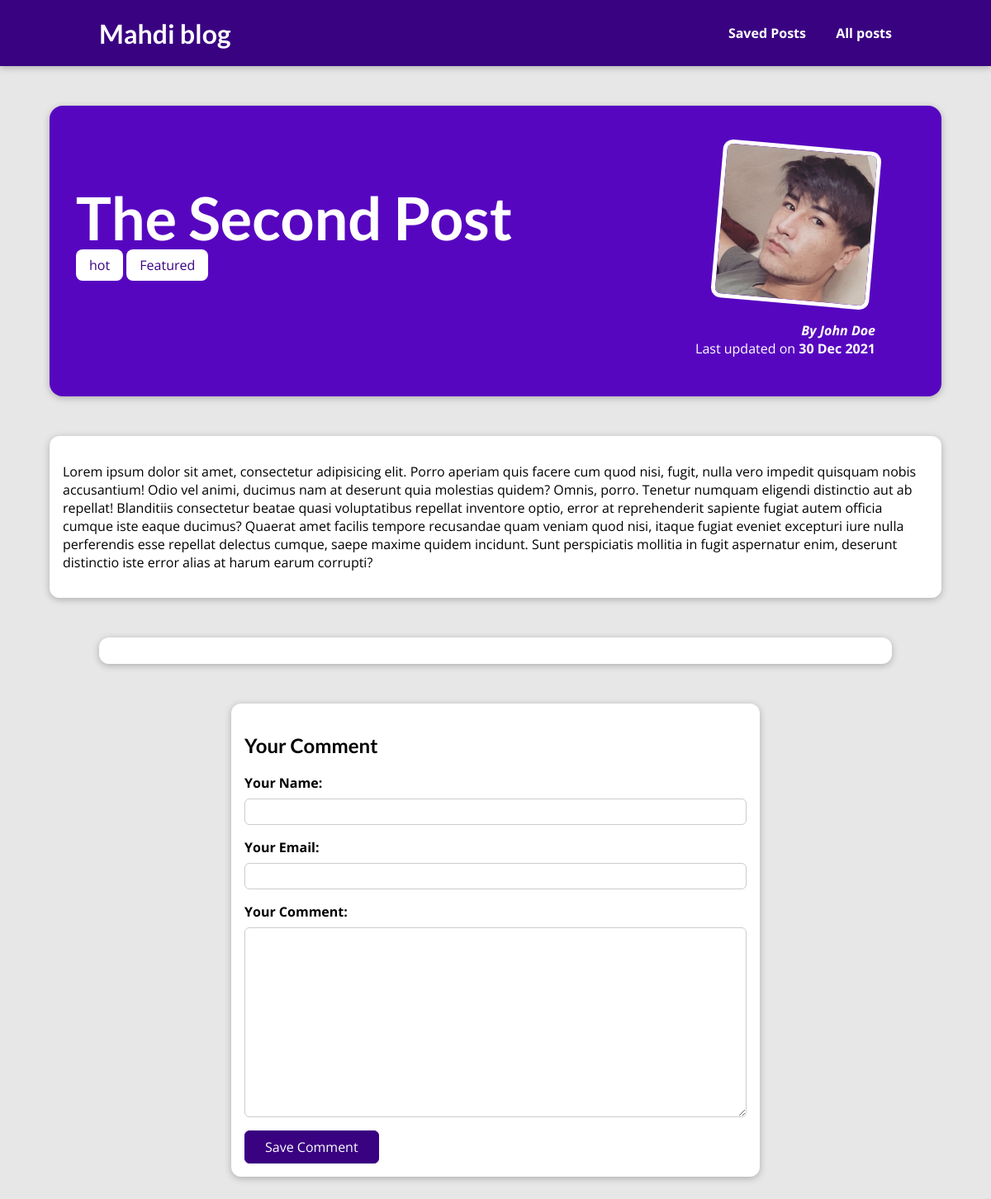
Screenshot of /posts/the-second-post with the database file from the repository.
### blog/models.py (models this page shows, shortened)
class Post(models.Model):
    title = models.CharField(max_length=100)
    excerpt = models.TextField()
    image = models.ImageField(upload_to='posts')
    date = models.DateField(auto_now=True, )
    slug = models.SlugField(max_length=100, unique=True, db_index=True)
    content = models.TextField(max_length=10000, validators=[MinLengthValidator(10)])
    author = models.ForeignKey(Author, on_delete=models.CASCADE, related_name='posts')
    tags = models.ManyToManyField('Tag')
    class Meta:
        verbose_name = 'Post'
        verbose_name_plural = 'Posts'

class Tag(models.Model):
    caption = models.CharField(max_length=100)
    class Meta:
        verbose_name = 'Tag'
        verbose_name_plural = 'Tags'
    def __str__(self):
        return self.caption

class Author(models.Model):
    first_name = models.CharField(max_length=100)
    last_name = models.CharField(max_length=100)
    email = models.EmailField(max_length=254)
    class Meta:
        verbose_name = 'Author'
        verbose_name_plural = 'Authors'
    def __str__(self):
        return self.first_name + ' ' + self.last_name

### blog/views.py (the view, shortened to what this page needs)
# urls.py: path('posts/<slug:slug>', PostDetailsView.as_view(), name='post_details'),
class PostDetailsView(View):
    def get(self, request, slug, *args, **kwargs):
        post = Post.objects.get(slug=slug)
        context = {
            'post': post,
            'tags': post.tags.all(),
            'form': CommentForm(),
            'comments': post.comments.all().order_by('-id')
        }
        return render(request, 'blog/post_details.html', context)

### blog/forms.py
class CommentForm(forms.ModelForm):
    class Meta:
        model = Comment
        exclude = ('post',)
        labels = {
            'user_name': 'Your Name',
            'user_email': 'Your Email',
            'text': 'Your Comment'
        }

### blog/templates/blog/post_details.html (shortened to what this page needs)
{% extends 'base.html' %}
{% load static %}
{% block css %}
    <link rel="stylesheet" href="{% static '/blog/post_details.css' %}">
{% endblock css %}
{% block content %}
<section id="summary">
    <h2>{{ post.title|title }}</h2>
    {% for tag in tags %}
        <span class="tag">{{ tag }}</span>
    {% endfor %}
    <article>
        <img src="{{ post.image.url }}" alt="{{ post.title|title }}">
        <address>
            By
            <a href="mailto:{{ post.author.email }}">
                {{ post.author|title }}
            </a>
        </address>
        <div>
            Last updated on <time>{{ post.date|date:"d M Y" }}</time>
        </div>
    </article>
</section>
<main>
    <p>{{ post.content|linebreaks }}</p>
</main>
<section id="comments">
</section>
<section id="comment-form">
    <h2>Your Comment</h2>
    <form action="{% url 'post_details' post.slug %}" method="post">
        {% for form_field in form %}
            <div class="form-control {% if form_field.errors %}invalid{% endif %}">
                {{ form_field.label_tag }}
                {{ form_field }}
            </div>
        {% endfor %}
        <button>Save Comment</button>
    </form>
</section>
{% endblock content %}

### static/app.css (style rules this page uses)
* { box-sizing: border-box; }
html { font-family: 'Open Sans', 'Lato', sans-serif; }
body { margin: 0; }
h1, h2, h3 { font-family: 'Lato', sans-serif; font-weight: bold; }

### blog/static/blog/post_details.css (style rules this page uses)
body { background-color: #e7e7e7; }
#summary { margin: 8rem auto 3rem auto; padding: 2rem; width: 90%; max-width: 90rem; border-radius: 16px; background-color: #5706c0; position: relative; box-shadow: 0 2px 8px rgba(0, 0, 0, 0.25); height: 22rem; }
#summary h2 { color: white; font-size: 4.5rem; margin-bottom: 0.25rem; }
#summary article { position: absolute; top: 2rem; right: 3rem; padding: 1rem 2rem; border-radius: 12px; text-align: right; color: white; }
#summary article img { width: 12rem; height: 12rem; border-radius: 12px; transform: rotateZ(5deg); border: 5px solid white; margin-bottom: 1rem; }
#summary address { font-weight: bold; }
#summary a { color: white; text-decoration: none; }
#summary time { font-weight: bold; }
main { width: 90%; max-width: 90rem; margin: 3rem auto; background-color: white; padding: 1rem; border-radius: 12px; box-shadow: 0 2px 8px rgba(0, 0, 0, 0.25); }
.tag { background-color: white; color: #390281; padding: 0.5rem 1rem; border-radius: 8px; }
#comment-form { margin: 3rem auto; width: 90%; max-width: 40rem; border-radius: 12px; background-color: white; box-shadow: 0 2px 8px rgba(0, 0, 0, 0.25); padding: 1rem; }
#comment-form button { font: inherit; background-color: #390281; color: white; border: 1px solid #390281; padding: 0.5rem 1.5rem; border-radius: 6px; cursor: pointer; }
.form-control { margin-bottom: 1rem; }
.form-control label { font-weight: bold; margin-bottom: 0.5rem; display: block; }
.form-control input, .form-control textarea { display: block; width: 100%; font: inherit; padding: 0.25rem; border-radius: 6px; border: 1px solid #ccc; }
#comments { margin: 3rem auto; width: 90%; max-width: 60rem; border-radius: 12px; background-color: white; box-shadow: 0 2px 8px rgba(0, 0, 0, 0.25); padding: 1rem 2rem; }

### rows the page displays
Post: title "The Second Post", image (picture), author "John Doe", date "30 Dec 2021", content "Lorem ipsum dolor sit amet, consectetur adipisicing elit. Porro aperiam quis facere cum quod nisi, fugit, nulla vero impedit quisquam nobis accusantium! Odio vel animi, ducimus nam at deserunt quia molestias quidem? Omnis, porro. Tenetur numquam eligendi distinctio aut ab repellat! Blanditiis consectetur beatae quasi voluptatibus repellat inventore optio, error at reprehenderit sapiente fugiat autem officia cumque iste eaque ducimus? Quaerat amet facilis tempore recusandae quam veniam quod nisi, itaque fugiat eveniet excepturi iure nulla perferendis esse repellat delectus cumque, saepe maxime quidem incidunt. Sunt perspiciatis mollitia in fugit aspernatur enim, deserunt distinctio iste…"
Tag: caption "hot"
Tag: caption "Featured"
